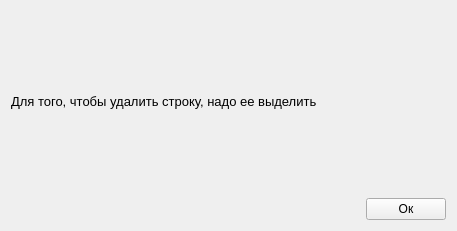
<?xml version="1.0" encoding="UTF-8"?>
<ui version="4.0">
 <class>Form</class>
 <widget class="QWidget" name="Form">
  <property name="geometry">
   <rect>
    <x>0</x>
    <y>0</y>
    <width>457</width>
    <height>231</height>
   </rect>
  </property>
  <property name="windowTitle">
   <string>Form</string>
  </property>
  <layout class="QVBoxLayout" name="verticalLayout">
   <item>
    <widget class="QLabel" name="label_message">
     <property name="font">
      <font>
       <pointsize>10</pointsize>
      </font>
     </property>
     <property name="layoutDirection">
      <enum>Qt::LeftToRight</enum>
     </property>
     <property name="text">
      <string>Для того, чтобы удалить строку, надо ее выделить</string>
     </property>
    </widget>
   </item>
   <item>
    <layout class="QHBoxLayout" name="horizontalLayout">
     <item>
      <spacer name="horizontalSpacer">
       <property name="orientation">
        <enum>Qt::Horizontal</enum>
       </property>
       <property name="sizeHint" stdset="0">
        <size>
         <width>40</width>
         <height>20</height>
        </size>
       </property>
      </spacer>
     </item>
     <item>
      <widget class="QPushButton" name="agreeButton">
       <property name="text">
        <string>Ок</string>
       </property>
      </widget>
     </item>
    </layout>
   </item>
  </layout>
 </widget>
 <resources/>
 <connections/>
</ui>
